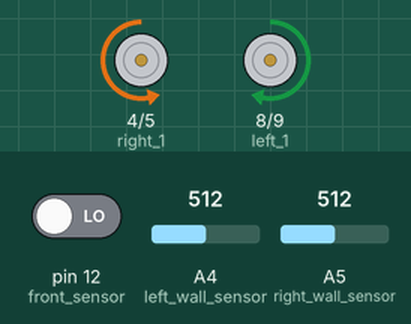
The sketch below on a simulated Arduino Uno, built with avr-gcc and run on an emulated ATmega328P. Shown: motor-driver pin pairs drawn as motors (green arrow = first pin HIGH = forward, orange = second pin HIGH = backward, longer = more drive, scaled by the enable pin). Inputs (shaded band) come from the test bench; at power-on: A4 (left_wall_sensor) = 512, pin 12 (front_sensor) LOW, A5 (right_wall_sensor) = 512.

Above: at 1.2 s.
1.3 s: A4 (left_wall_sensor) set to 363
At 2.1 s:
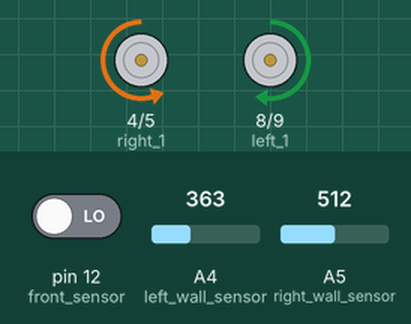
2.8 s: A4 (left_wall_sensor) set to 341
4.3 s: pin 12 (front_sensor) driven HIGH
At 5.1 s:
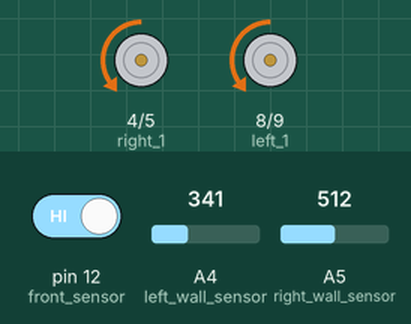
7.3 s: A4 (left_wall_sensor) set to 1023
9.7 s: A5 (right_wall_sensor) set to 361
At 10.9 s:
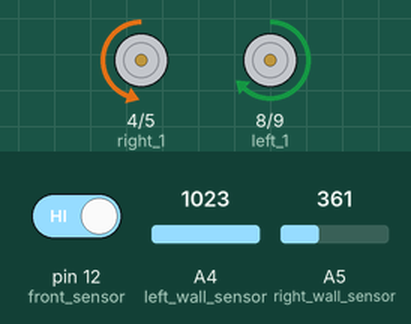
11.2 s: A5 (right_wall_sensor) set to 332
At 12.3 s:
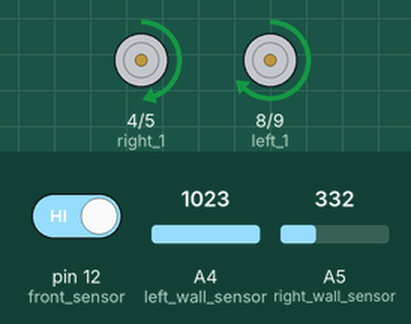
Timing chart, 0 to 15.2 s (numbered marks = the images above; inputs shaded):
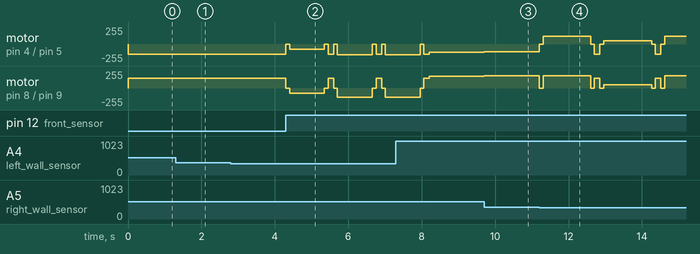

The sketch:

sketch_NIT_WallFollowOnly_updated.ino
```cpp
#define left_pwm 10
#define right_pwm 3
#define left_1 8
#define left_2 9
#define right_1 4
#define right_2 5
int LWS, RWS, FS;
float wall_Kp=0.05, wall_Kd=0.05, wall_set_point=0;
int wall_error, wall_P, wall_D, wall_prev_error, wall_PID_value;
int left_thres;
int right_thres;
int wall_right_motor_speed, wall_left_motor_speed;
int wall_initial_motor_speed=150;

void setup()
{
  Serial.begin(9600);
  //wall
  pinMode(A4,INPUT); //left wall sensor
  pinMode(A5,INPUT); //right wall sensor
  pinMode(12,INPUT); //front sensor
  //motor
  pinMode(right_pwm,OUTPUT);
  pinMode(right_1,OUTPUT);
  pinMode(right_2,OUTPUT);
  pinMode(left_1,OUTPUT);
  pinMode(left_2,OUTPUT);
  pinMode(left_pwm,OUTPUT);
}
void loop()
{
  LWS = analogRead(A4);
  RWS = analogRead(A5);
  FS=digitalRead(12);
  //FS = digitalRead(12);
  wall_follow();
  /*Serial.print(LWS);
  Serial.print(",");
  Serial.print(RWS);
  Serial.println(" ");
  */
  if(LWS<350)
  {
    brake();
    delay(5);
    FS=digitalRead(12);
    while(FS!=1)
    {
      forward_front_wall();
      FS=digitalRead(12);
    }
    brake();
    delay(100);
    left_turn();
    delay(950);
    brake();
    delay(100);
    forward();
    delay(150);
   }
  else if(RWS<350)
  {
    brake();
    delay(5);
    FS=digitalRead(12);
    while(FS!=1)
    {
      forward_front_wall();
      FS=digitalRead(12);
    }
    brake();
    delay(100);
    right_turn();
    delay(1300);
    brake();
    delay(100);
    forward();
    delay(150);
   }
   if((RWS<350)&&(RWS<350)&&(FS==1))
   {
    left_turn();
   }
}
void wall_follow()
{
  //Serial.println(wall_error);
  wall_error=LWS-RWS;
  wall_P = wall_error;
  wall_D = wall_prev_error - wall_error;
  wall_PID_value = (wall_Kp*wall_P) + (wall_Kd*wall_D);
  wall_prev_error = wall_error;

   wall_left_motor_speed = wall_initial_motor_speed+wall_PID_value;
   wall_right_motor_speed = wall_initial_motor_speed-wall_PID_value;
   if(wall_left_motor_speed>=255)
   {
	wall_left_motor_speed=255;
   }
   if(wall_left_motor_speed<=0)
   {
	wall_left_motor_speed=0;
   }
   if(wall_right_motor_speed>=255)
   {
    wall_right_motor_speed=255;
   }
   if(wall_right_motor_speed<=0)
   {
    wall_right_motor_speed=0;
   }
   /*Serial.print(wall_left_motor_speed);
   Serial.print(",");
   Serial.print(wall_right_motor_speed);
   Serial.print("\n");
  */
  analogWrite(left_pwm, wall_left_motor_speed);
   analogWrite(right_pwm, wall_right_motor_speed);
   digitalWrite(left_1,HIGH);
   digitalWrite(left_2,LOW);
   digitalWrite(right_1,LOW);
   digitalWrite(right_2,HIGH);

}
void brake()
{
   analogWrite(left_pwm, 0);
   analogWrite(right_pwm, 0);
   digitalWrite(left_1,HIGH);
   digitalWrite(left_2,HIGH);
   digitalWrite(right_1,HIGH);
   digitalWrite(right_2,HIGH);

}
void forward_front_wall()
{
  analogWrite(left_pwm, 80);
   analogWrite(right_pwm, 80);
   digitalWrite(left_1,HIGH);
   digitalWrite(left_2,LOW);
   digitalWrite(right_1,LOW);
   digitalWrite(right_2,HIGH);

}
void forward()
{
   analogWrite(left_pwm, 150);
   analogWrite(right_pwm, 150);
   digitalWrite(left_1,HIGH);
   digitalWrite(left_2,LOW);
   digitalWrite(right_1,LOW);
   digitalWrite(right_2,HIGH);

}
void right_turn()
{
  //digitalWrite(ledPin2,HIGH);
   analogWrite(left_pwm, 50);
   analogWrite(right_pwm, 50);
   digitalWrite(left_1,HIGH);
   digitalWrite(left_2,LOW);
   digitalWrite(right_1,HIGH);
   digitalWrite(right_2,LOW);

}
void left_turn()
{
  //digitalWrite(ledPin1,HIGH);
   analogWrite(left_pwm, 50);
   analogWrite(right_pwm, 50);
   digitalWrite(left_1,LOW);
   digitalWrite(left_2,HIGH);
   digitalWrite(right_1,LOW);
   digitalWrite(right_2,HIGH);

}
```

Measured:
- the behaviour switches between 350 and 349 on A5 (right_wall_sensor) (found by bisection; images 3 and 4)
- after the input at 1.3 s, motor on pin 4 (right_1) / pin 5 (right_2): backward 150/255 → backward 157/255 at once; motor on pin 8 (left_1) / pin 9 (left_2): forward 150/255 → forward 143/255 at once
- after the input at 9.7 s, motor on pin 4 (right_1) / pin 5 (right_2): backward 125/255 → backward 117/255 at once; motor on pin 8 (left_1) / pin 9 (left_2): forward 175/255 → forward 183/255 at once
